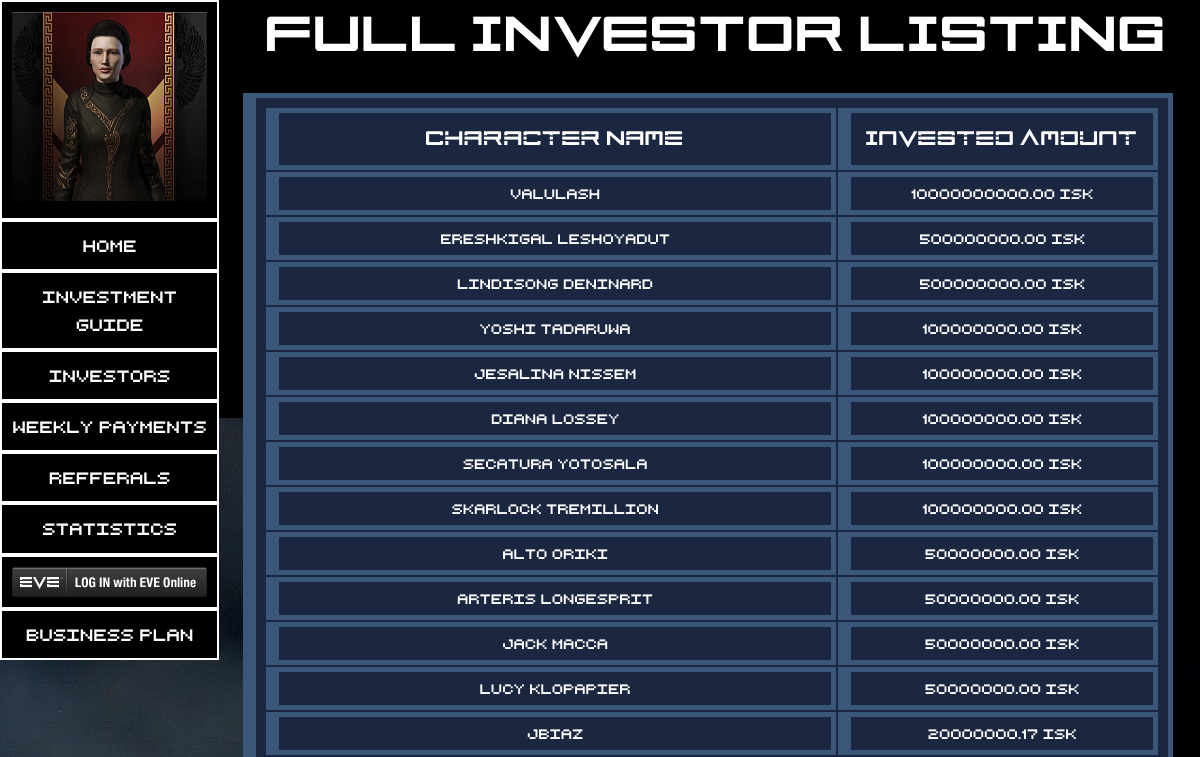
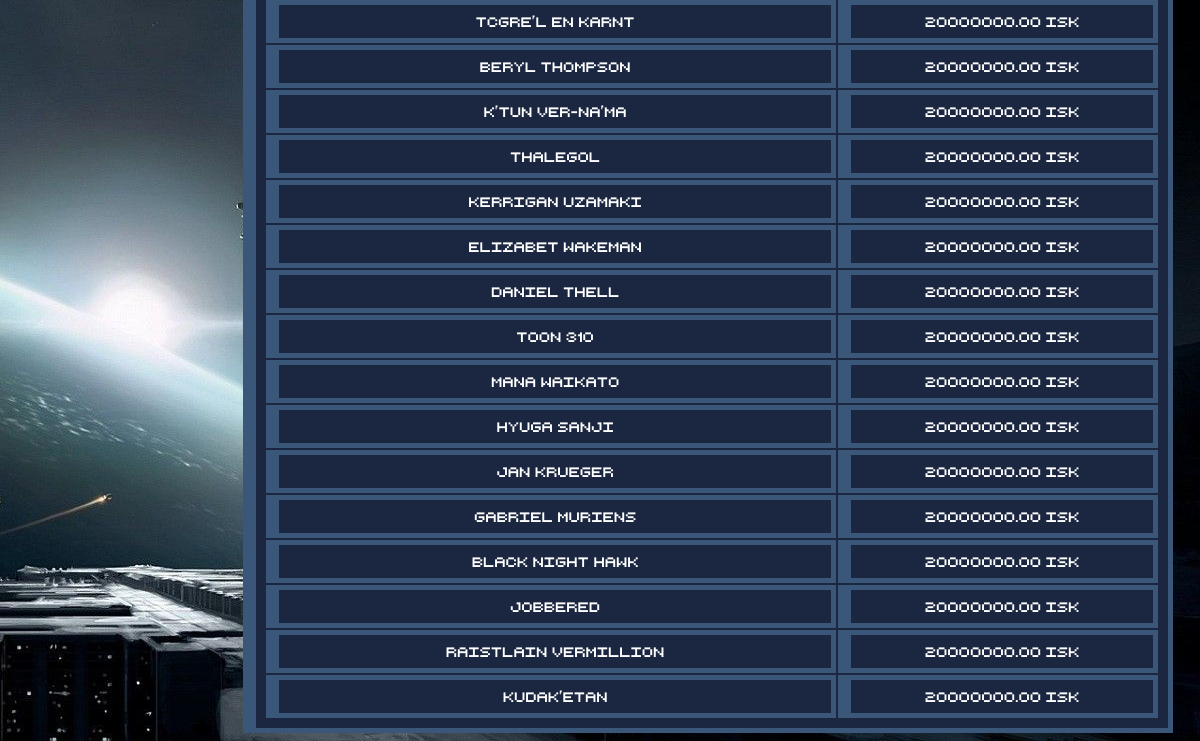
Before: /WalletJournal/Investors (signed in) with the older database file (2 pictures, top to bottom).
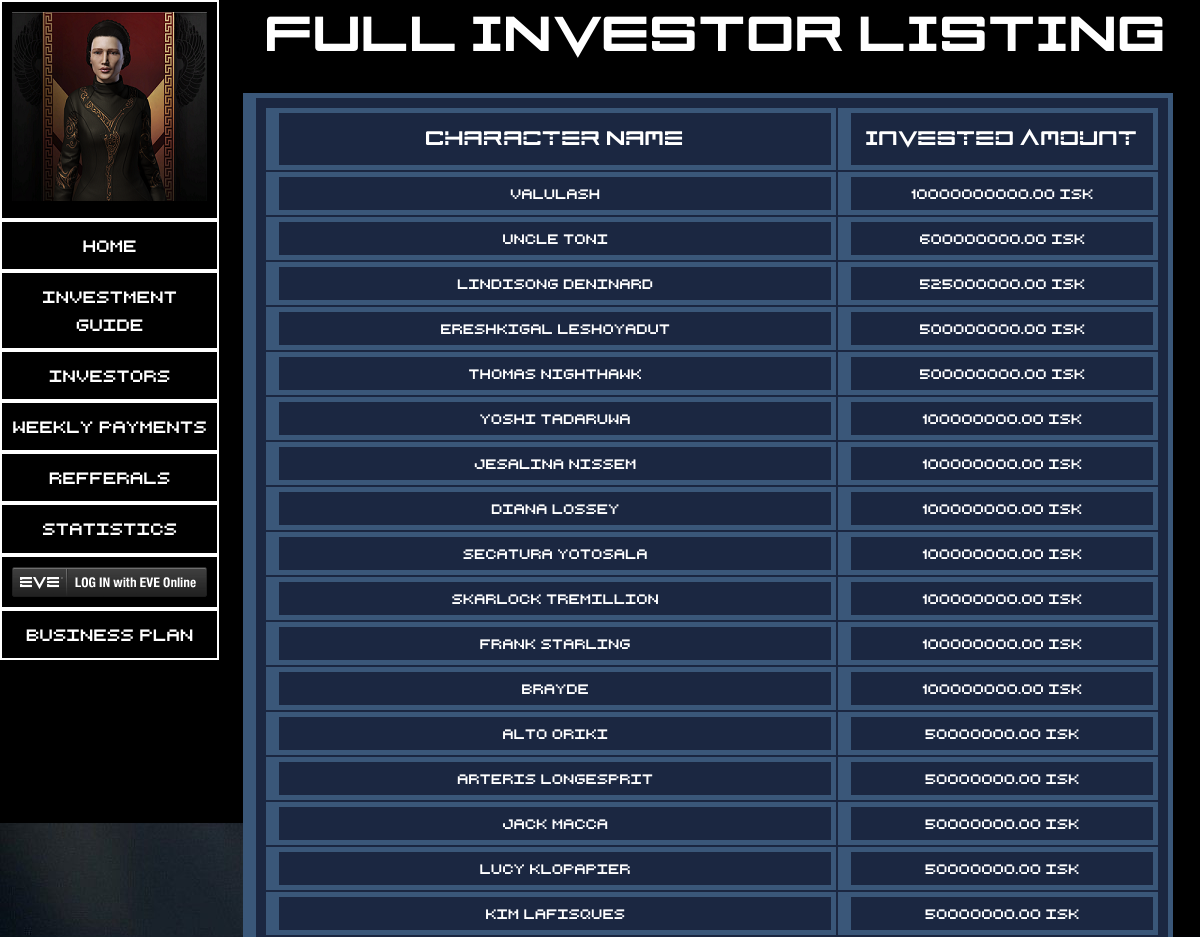
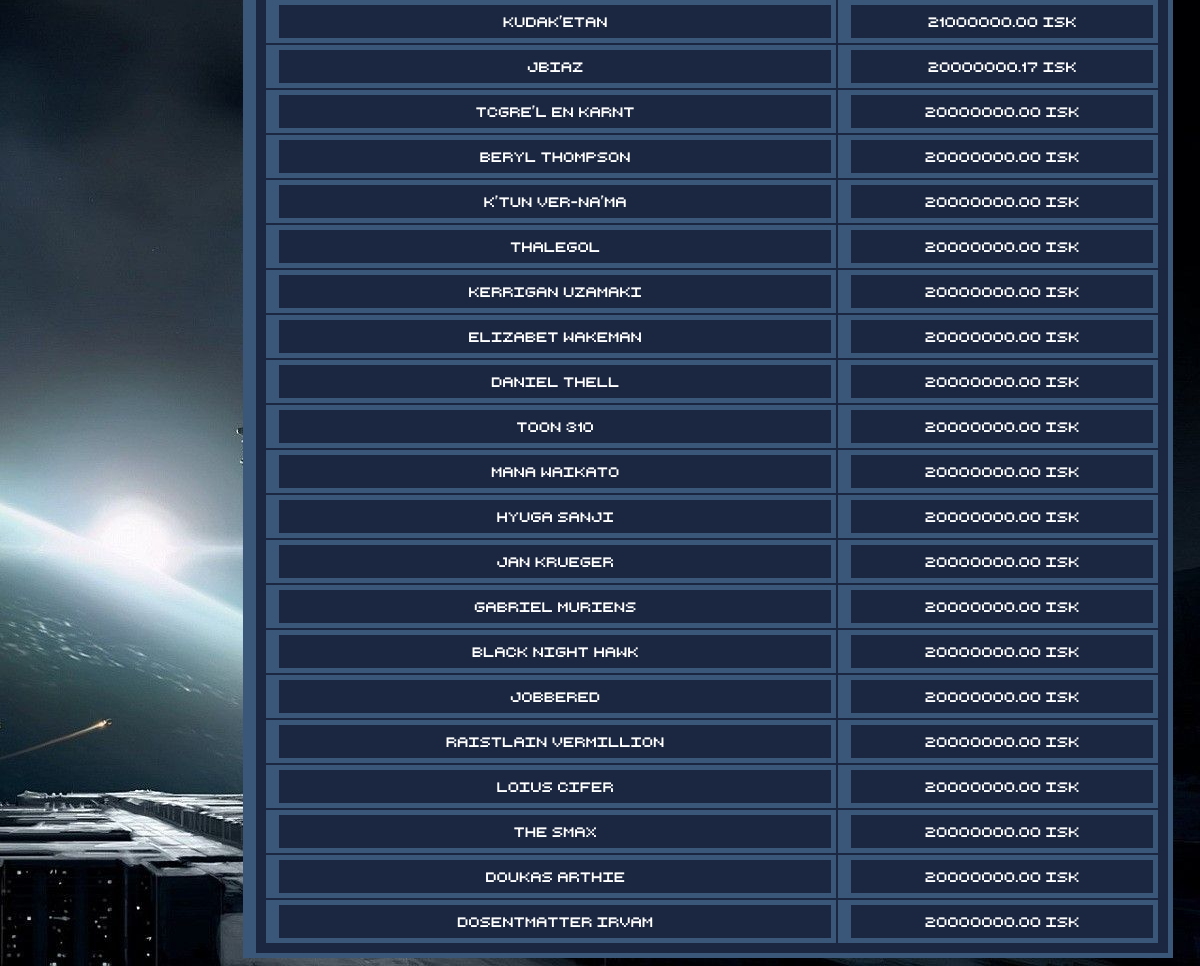
After: the same page with the newer database file (2 pictures, top to bottom).
### WalletJournal/models.py (models this page shows, shortened)
class CharacterTotalInvestment(models.Model):
    CharacterName = models.CharField("Character Name", max_length=75)
    TotalInvestment = models.FloatField("Total Investment", max_length=75)
    Refferals = models.IntegerField("Number of Refferals")
    RefferalBalance = models.FloatField("Refferal Balance", max_length=75)
    LastRefferalAmount = models.FloatField("Last Refferal Amount", max_length=75)

### WalletJournal/views.py (the view)
@login_required
def investors(request):
    InvestorsList = CharacterTotalInvestment.objects.order_by('-TotalInvestment')
    context = {'InvestorsList': InvestorsList}
    return render(request, 'WalletJournal/Investors.html', context)

### WalletJournal/templates/WalletJournal/Investors.html (shortened to what this page needs)
{% load static %}
<link rel="stylesheet" type="text/css" href="{% static 'WalletJournal/style.css' %}" />
<head>
</head>
<div class="content">
    <div class="side">
            <ul>
                <li><a href="{% url 'home:About' %}"><div id="portrait"></div></a></li>
                <li><a href="{% url 'home:index' %}">HOME</a></li>
                <li><a href="{% url 'home:InvestmentGuide' %}">INVESTMENT GUIDE</a></li>
                <li><a href="{% url 'WalletJournal:Investors' %}">INVESTORS</a></li>
                <li><a href="{% url 'WalletJournal:Weekly Payments' %}">WEEKLY PAYMENTS</a></li>
                <li><a href="{% url 'WalletJournal:Refferals' %}">REFFERALS</a></li>
                <li><a href="{% url 'WalletJournal:Statistics' %}">STATISTICS</a></li>
                <li><a href="https://login.eveonline.com/oauth/authorize/?response_type=code&redirect_uri=http://www.eveinvestmentfund.xyz/WalletJournal/oauth.html&client_id=d9bc2f9e37f3450e8318fe440fdd2302&scope=&state={{ request.session.session_key }}"><div id="EveLogin"></div></a></li>
                <li><a href="{% url 'home:About' %}">BUSINESS PLAN</a></li>
            </ul>
    </div>
    <h1>FULL INVESTOR LISTING</h1>
    {% if InvestorsList %}
    <table>
        <tr>
            <th>Character Name</th>
            <th>Invested Amount</th>
        </tr>
        {% for i in InvestorsList %}
            <tr>
                <td><div class="WhiteFont">{{ i.CharacterName }}</div></td>
                <td><div class="WhiteFont">{{ i.TotalInvestment|floatformat:2 }} ISK</div></td>
            </tr>
        {% endfor %}
    </table>
    {% else %}
    <div class="box"><div class="ErrorMessage"><br>No registered investments :( !<br><br></div></div>
    {% endif %}
    </div>

### WalletJournal/static/WalletJournal/style.css (style rules this page uses)
h1 { font-family: Eve; color: white; font-size:35pt; text-align:center; }
a:link { color: rgb(255,255,255); text-decoration:none; }
ul { list-style-type: none; font-family: Retro; margin: 0; padding: 0; color: white; }
ul li { line-height: 1.7em; padding: 10px; border-style:solid; border-color:white; border-width:2px 2px 2px 2px; background-color: black; font-family: Retro; color: white; }
table, td { white-space: nowrap; width: 98%; font-family: Retro; border-style:solid; border-color:#3A5779; border-width:5px 5px 5px 13px; background:#1B2741; font-size:10pt; color:gray; padding:8px; }
th { width: 98%; font-family: Eve; border-style:solid; border-color:#3A5779; border-width:5px 5px 5px 13px; background:#1B2741; font-size:14pt; color:white; padding:15px; }
.WhiteFont { color:white; text-align: center; }
div.content { margin: 0 auto; margin-left: 235px; margin-right: auto; width: auto; text-align: center; }
div.side { position: fixed; display: flex; top: 0; left: 0; background: black; width: 136px; }
#EveLogin { display: inline-block; vertical-align: middle; margin: 0 auto; width:195px; height:30px; background: url("images/EVEConnect.png") no-repeat left top; }
#Portrait { display: inline-block; margin: 0 auto; width:195px; height:189px; background: url("images/Portrait.png") no-repeat left top; }

Changed rows visible on the page:
added CharacterTotalInvestment: CharacterName "Uncle Toni", TotalInvestment "600000000.00"
changed CharacterTotalInvestment "Lindisong Deninard": TotalInvestment "500000000.00" → "525000000.00"; moves up the list
added CharacterTotalInvestment: CharacterName "Thomas Nighthawk", TotalInvestment "500000000.00"
added CharacterTotalInvestment: CharacterName "Frank Starling", TotalInvestment "100000000.00"
added CharacterTotalInvestment: CharacterName "Brayde", TotalInvestment "100000000.00"
added CharacterTotalInvestment: CharacterName "kim Lafisques", TotalInvestment "50000000.00"
changed CharacterTotalInvestment "kudak'etan": TotalInvestment "20000000.00" → "21000000.00"; moves up the list
added CharacterTotalInvestment: CharacterName "Loius Cifer", TotalInvestment "20000000.00"
added CharacterTotalInvestment: CharacterName "The SMAX", TotalInvestment "20000000.00"
added CharacterTotalInvestment: CharacterName "Doukas Arthie", TotalInvestment "20000000.00"
added CharacterTotalInvestment: CharacterName "dosentmatter Irvam", TotalInvestment "20000000.00"
